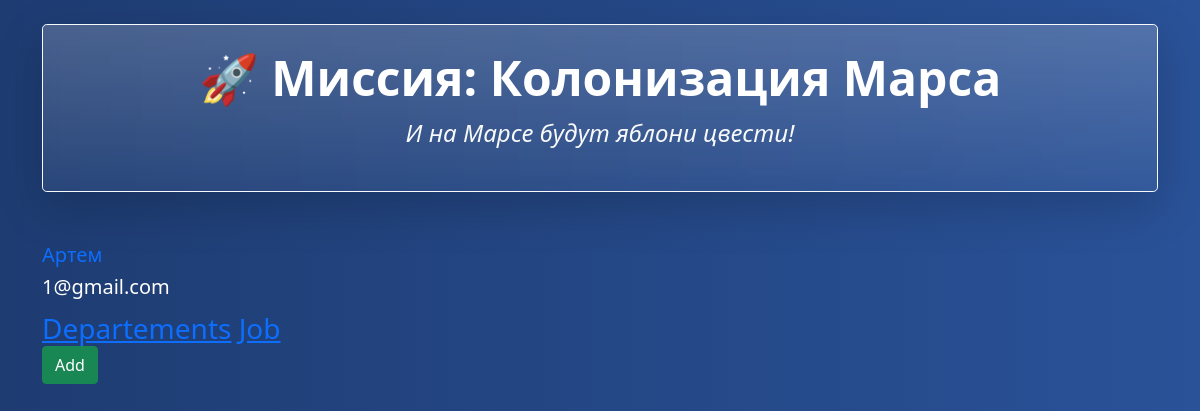
The app's page /departments (signed in), older data.
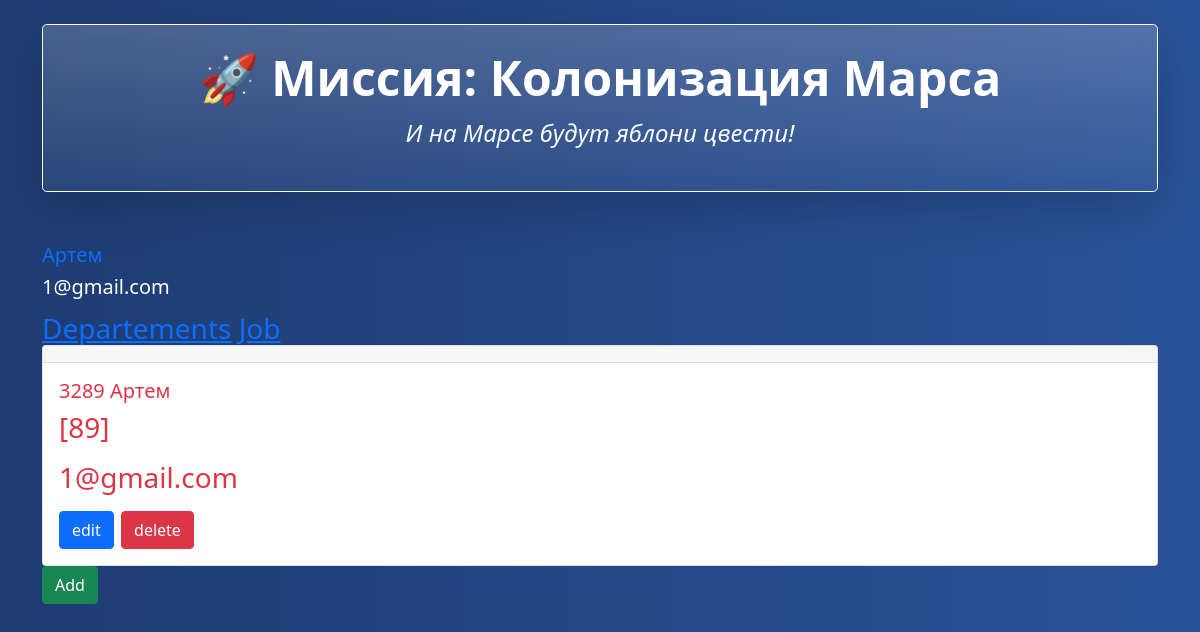
The same page, newer data.
### data/marsone.py (models this page shows)
class User(SqlAlchemyBase, UserMixin):
    __tablename__ = 'users'
    id = sqlalchemy.Column(
        sqlalchemy.Integer, primary_key=True, autoincrement=True)
    surname = sqlalchemy.Column(sqlalchemy.String(50), nullable=True)
    name = sqlalchemy.Column(sqlalchemy.String(50), nullable=True)
    age = sqlalchemy.Column(sqlalchemy.Integer)
    position = sqlalchemy.Column(sqlalchemy.String(100))
    speciality = sqlalchemy.Column(sqlalchemy.String(100))
    address = sqlalchemy.Column(sqlalchemy.String(200))
    email = sqlalchemy.Column(sqlalchemy.String(
        120), index=True, unique=True, nullable=True)
    hashed_password = sqlalchemy.Column(sqlalchemy.String(128), nullable=True)
    modified_date = sqlalchemy.Column(
        sqlalchemy.DateTime,
        default=datetime.datetime.now,
        onupdate=datetime.datetime.now
    )
    jobs = orm.relationship("Jobs", back_populates="user")
    department = orm.relationship('Department', back_populates='user')

class Department(SqlAlchemyBase):
    __tablename__ = 'department'
    id = chemy.Column(chemy.Integer, primary_key=True, autoincrement=True)
    title = chemy.Column(chemy.String)
    chief = chemy.Column(chemy.Integer, chemy.ForeignKey('users.id'))
    members = chemy.Column(chemy.JSON)
    email = chemy.Column(chemy.String)
    user = orm.relationship("User", back_populates="department")

### app.py (the view)
@app.route('/departments')
def homedep():
    ses = create_session()
    if current_user.is_authenticated:
        jobs = ses.query(Department).all()
        return render_template('departmnt.html', jobs=jobs, current_user=current_user)
    else:
        return redirect('/login')

### app.py (called while the page is built)
@login_manager.user_loader
def load_user(user_id):
    session = create_session()
    return session.query(User).get(user_id)

### data/db_session.py (called while the page is built)
def create_session() -> Session:
    global __factory
    return __factory()

### templates/departmnt.html (shortened to what this page needs)
{% extends 'base.html' %}
{% block content %}
<div>
    {% if current_user.is_authenticated %}
    <a class="navbar-brand" href="/logout">{{ current_user.name }}</a>
    <h3 class='navbar-brand'>{{ current_user.email }}<h3>
    {% else %}
      <p>
          <a class="btn btn-primary " href="/register">Зарегистрироваться</a>
          <a class="btn btn-success" href="/login">Войти</a>
      </p>
{% endif %}
  <div>
    <a href='/departments', class'btn btn-success'>Departements</a>
    <a href='' clas='btn btn-success'>Job</a>
    </div>
  {% for elem in jobs %}
      <div class="card text-danger">
      <div class="card-header">
      </div>
      <div class="card-body">
        <h5 class="card-title">{{ elem.title}} {{ elem.user.name }}</h5>
        <p class="card-text">{{ elem.members}}</p>
        <p class="card-text">{{ elem.email}}</p>
        <a href="eddep/{{ elem.id }}" class="btn btn-primary">edit</a>
        <a href="deldep/{{ elem.id }}" class="btn btn-danger">delete</a>
      </div>
    </div>
  {% endfor %}
  <a href='/adddep', class='btn btn-success'>Add</a>
</div>
{% endblock %}

### templates/base.html (shortened to what this page needs)
<!DOCTYPE html>
<html lang="en">
<head>
    <link rel="stylesheet"
          href="https://cdn.jsdelivr.net/npm/bootstrap@5.0.0-beta1/dist/css/bootstrap.min.css"
>
    <link rel="stylesheet" type="text/css" href="{{ url_for('static', filename='css/base.css') }}" />
</head>
<body class="bg-dark text-white">
    <div class="container py-4">
        <header class="text-center mb-5">
            <div class="p-4 rounded-3 shadow-lg bg-gradient bg-opacity-25 border border-light">
                <h1 class="display-5 fw-bold">🚀 Миссия: Колонизация Марса</h1>
                <p class="fs-4 fst-italic text-light">И на Марсе будут яблони цвести!</p>
            </div>
        </header>
        <main>
            {% block content %}{% endblock %}
        </main>
    </div>
</body>
</html>

### static/css/base.css (style rules this page uses)
body { background: linear-gradient(to right, #1e3c72, #2a5298); }
header .rounded-3 { background-color: rgba(255, 255, 255, 0.05) !important; backdrop-filter: blur(8px); }

Row changes from the older to the newer data that the page shows:
added Department: title "3289", user.name "Артем", members "[89]", email "1@gmail.com"
